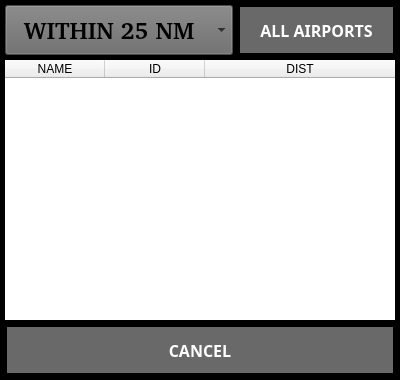
<?xml version="1.0" encoding="UTF-8"?>
<ui version="4.0">
 <class>AirportDialog</class>
 <widget class="QDialog" name="AirportDialog">
  <property name="geometry">
   <rect>
    <x>0</x>
    <y>0</y>
    <width>400</width>
    <height>380</height>
   </rect>
  </property>
  <property name="sizePolicy">
   <sizepolicy hsizetype="Expanding" vsizetype="Expanding">
    <horstretch>0</horstretch>
    <verstretch>0</verstretch>
   </sizepolicy>
  </property>
  <property name="minimumSize">
   <size>
    <width>400</width>
    <height>380</height>
   </size>
  </property>
  <property name="palette">
   <palette>
    <active>
     <colorrole role="Base">
      <brush brushstyle="SolidPattern">
       <color alpha="255">
        <red>255</red>
        <green>255</green>
        <blue>255</blue>
       </color>
      </brush>
     </colorrole>
     <colorrole role="Window">
      <brush brushstyle="SolidPattern">
       <color alpha="255">
        <red>0</red>
        <green>0</green>
        <blue>0</blue>
       </color>
      </brush>
     </colorrole>
    </active>
    <inactive>
     <colorrole role="Base">
      <brush brushstyle="SolidPattern">
       <color alpha="255">
        <red>255</red>
        <green>255</green>
        <blue>255</blue>
       </color>
      </brush>
     </colorrole>
     <colorrole role="Window">
      <brush brushstyle="SolidPattern">
       <color alpha="255">
        <red>0</red>
        <green>0</green>
        <blue>0</blue>
       </color>
      </brush>
     </colorrole>
    </inactive>
    <disabled>
     <colorrole role="Base">
      <brush brushstyle="SolidPattern">
       <color alpha="255">
        <red>0</red>
        <green>0</green>
        <blue>0</blue>
       </color>
      </brush>
     </colorrole>
     <colorrole role="Window">
      <brush brushstyle="SolidPattern">
       <color alpha="255">
        <red>0</red>
        <green>0</green>
        <blue>0</blue>
       </color>
      </brush>
     </colorrole>
    </disabled>
   </palette>
  </property>
  <property name="font">
   <font>
    <family>Piboto</family>
    <pointsize>12</pointsize>
    <weight>75</weight>
    <bold>true</bold>
   </font>
  </property>
  <property name="windowTitle">
   <string>SETTINGS</string>
  </property>
  <property name="styleSheet">
   <string notr="true">QPushButton
{
	border: none;
	background-color: DimGray;
	color: white;
	margin: 2px;
}
QPushButton::pressed
{
	border: none;
	background-color: LightGray;
	color: black;
	margin: 2px;
}
QComboBox
{
	background-color: DimGray;
	color: black;
}
</string>
  </property>
  <layout class="QGridLayout" name="gridLayout">
   <property name="leftMargin">
    <number>5</number>
   </property>
   <property name="topMargin">
    <number>5</number>
   </property>
   <property name="rightMargin">
    <number>5</number>
   </property>
   <property name="bottomMargin">
    <number>5</number>
   </property>
   <property name="spacing">
    <number>5</number>
   </property>
   <item row="0" column="1">
    <widget class="QPushButton" name="m_pAirportsButton">
     <property name="sizePolicy">
      <sizepolicy hsizetype="MinimumExpanding" vsizetype="Minimum">
       <horstretch>0</horstretch>
       <verstretch>0</verstretch>
      </sizepolicy>
     </property>
     <property name="font">
      <font>
       <family>Droid Sans</family>
       <pointsize>12</pointsize>
       <weight>75</weight>
       <bold>true</bold>
      </font>
     </property>
     <property name="text">
      <string>ALL AIRPORTS</string>
     </property>
     <property name="iconSize">
      <size>
       <width>32</width>
       <height>32</height>
      </size>
     </property>
    </widget>
   </item>
   <item row="0" column="0">
    <widget class="QComboBox" name="m_pDistCombo">
     <property name="sizePolicy">
      <sizepolicy hsizetype="MinimumExpanding" vsizetype="Fixed">
       <horstretch>0</horstretch>
       <verstretch>0</verstretch>
      </sizepolicy>
     </property>
     <property name="minimumSize">
      <size>
       <width>0</width>
       <height>50</height>
      </size>
     </property>
     <property name="font">
      <font>
       <family>Piboto [Goog]</family>
       <pointsize>18</pointsize>
       <weight>75</weight>
       <bold>true</bold>
      </font>
     </property>
     <item>
      <property name="text">
       <string>  WITHIN 25 NM</string>
      </property>
     </item>
     <item>
      <property name="text">
       <string>  WITHIN 50 NM</string>
      </property>
     </item>
     <item>
      <property name="text">
       <string>  WITHIN 100 NM</string>
      </property>
     </item>
     <item>
      <property name="text">
       <string>  WITHIN 200 NM</string>
      </property>
     </item>
    </widget>
   </item>
   <item row="2" column="0" colspan="2">
    <widget class="QPushButton" name="m_pCancelButton">
     <property name="sizePolicy">
      <sizepolicy hsizetype="MinimumExpanding" vsizetype="Minimum">
       <horstretch>0</horstretch>
       <verstretch>0</verstretch>
      </sizepolicy>
     </property>
     <property name="minimumSize">
      <size>
       <width>0</width>
       <height>50</height>
      </size>
     </property>
     <property name="font">
      <font>
       <family>Droid Sans</family>
       <pointsize>12</pointsize>
       <weight>75</weight>
       <bold>true</bold>
      </font>
     </property>
     <property name="autoFillBackground">
      <bool>false</bool>
     </property>
     <property name="text">
      <string>CANCEL</string>
     </property>
     <property name="iconSize">
      <size>
       <width>32</width>
       <height>32</height>
      </size>
     </property>
     <property name="autoDefault">
      <bool>false</bool>
     </property>
    </widget>
   </item>
   <item row="1" column="0" colspan="2">
    <widget class="QTableWidget" name="m_pAirportsTable">
     <property name="font">
      <font>
       <family>Piboto [Goog]</family>
       <pointsize>24</pointsize>
      </font>
     </property>
     <property name="styleSheet">
      <string notr="true">QTableWidget
{
	selection-color: white;
	selection-background-color: black;
	alternate-background-color: LightBlue;
}</string>
     </property>
     <property name="frameShape">
      <enum>QFrame::Box</enum>
     </property>
     <property name="frameShadow">
      <enum>QFrame::Plain</enum>
     </property>
     <property name="lineWidth">
      <number>0</number>
     </property>
     <property name="verticalScrollBarPolicy">
      <enum>Qt::ScrollBarAlwaysOff</enum>
     </property>
     <property name="horizontalScrollBarPolicy">
      <enum>Qt::ScrollBarAlwaysOff</enum>
     </property>
     <property name="editTriggers">
      <set>QAbstractItemView::NoEditTriggers</set>
     </property>
     <property name="showDropIndicator" stdset="0">
      <bool>false</bool>
     </property>
     <property name="dragDropOverwriteMode">
      <bool>false</bool>
     </property>
     <property name="alternatingRowColors">
      <bool>true</bool>
     </property>
     <property name="selectionMode">
      <enum>QAbstractItemView::SingleSelection</enum>
     </property>
     <property name="selectionBehavior">
      <enum>QAbstractItemView::SelectRows</enum>
     </property>
     <property name="verticalScrollMode">
      <enum>QAbstractItemView::ScrollPerPixel</enum>
     </property>
     <property name="showGrid">
      <bool>true</bool>
     </property>
     <property name="wordWrap">
      <bool>false</bool>
     </property>
     <property name="cornerButtonEnabled">
      <bool>false</bool>
     </property>
     <attribute name="horizontalHeaderVisible">
      <bool>true</bool>
     </attribute>
     <attribute name="horizontalHeaderHighlightSections">
      <bool>false</bool>
     </attribute>
     <attribute name="horizontalHeaderStretchLastSection">
      <bool>true</bool>
     </attribute>
     <attribute name="verticalHeaderVisible">
      <bool>false</bool>
     </attribute>
     <attribute name="verticalHeaderHighlightSections">
      <bool>false</bool>
     </attribute>
     <column>
      <property name="text">
       <string>NAME</string>
      </property>
     </column>
     <column>
      <property name="text">
       <string>ID</string>
      </property>
     </column>
     <column>
      <property name="text">
       <string>DIST</string>
      </property>
     </column>
    </widget>
   </item>
  </layout>
 </widget>
 <resources>
  <include location="../AHRSResources.qrc"/>
 </resources>
 <connections>
  <connection>
   <sender>m_pCancelButton</sender>
   <signal>clicked()</signal>
   <receiver>AirportDialog</receiver>
   <slot>reject()</slot>
   <hints>
    <hint type="sourcelabel">
     <x>56</x>
     <y>352</y>
    </hint>
    <hint type="destinationlabel">
     <x>4</x>
     <y>283</y>
    </hint>
   </hints>
  </connection>
 </connections>
</ui>
